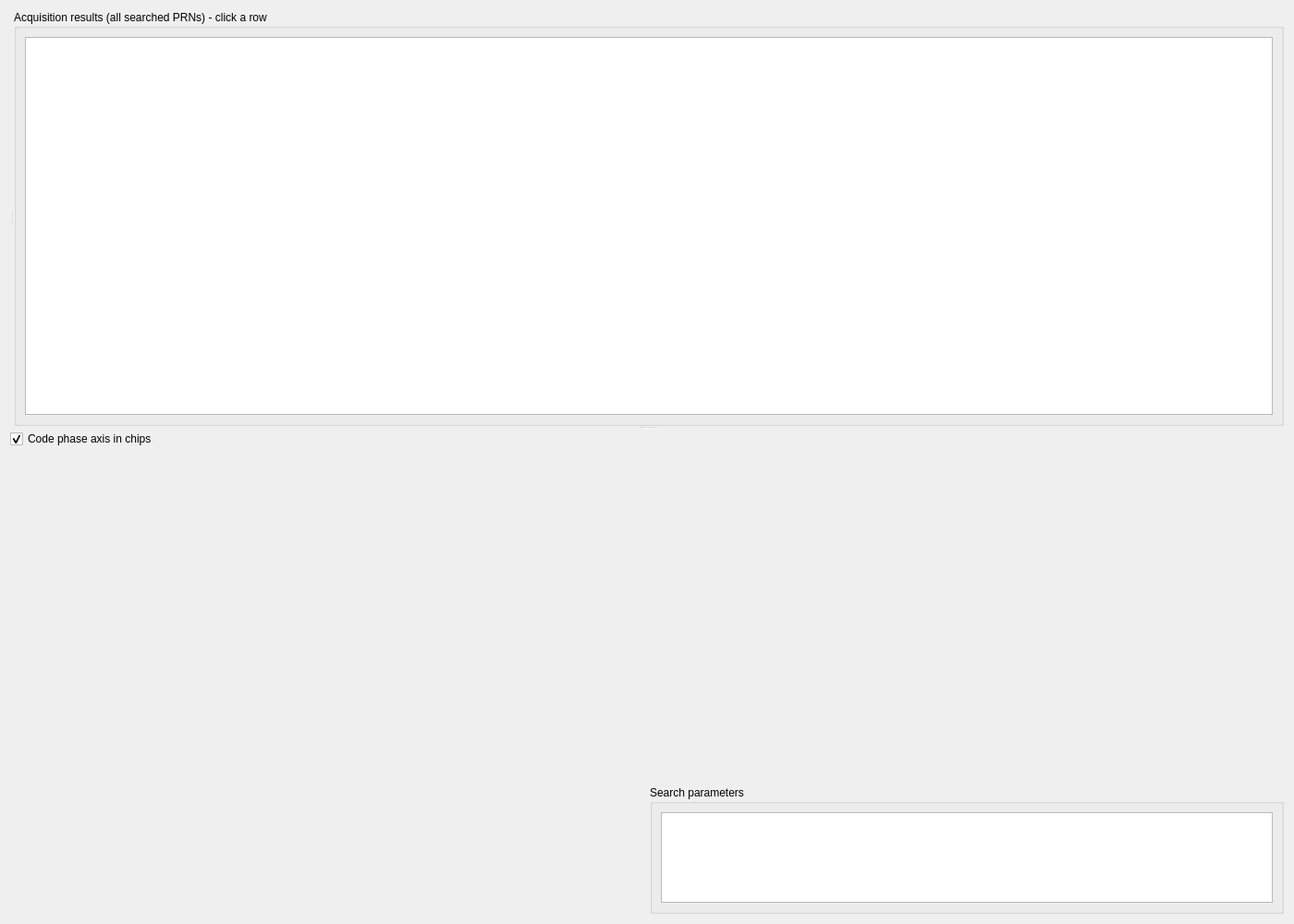
<?xml version="1.0" encoding="UTF-8"?>
<ui version="4.0">
 <class>AcquisitionPage</class>
 <widget class="QWidget" name="AcquisitionPage">
  <property name="geometry">
   <rect><x>0</x><y>0</y><width>1400</width><height>1000</height></rect>
  </property>
  <layout class="QVBoxLayout" name="mainLayout">
   <item>
    <widget class="QSplitter" name="mainSplitter">
     <property name="orientation"><enum>Qt::Vertical</enum></property>
     <widget class="QSplitter" name="topSplitter">
      <property name="orientation"><enum>Qt::Horizontal</enum></property>
      <widget class="QWidget" name="barsWidget">
       <layout class="QVBoxLayout" name="barsLayout">
        <property name="leftMargin"><number>0</number></property>
        <property name="topMargin"><number>0</number></property>
        <property name="rightMargin"><number>0</number></property>
        <property name="bottomMargin"><number>0</number></property>
        <item>
         <widget class="gui::PlotWidget" name="metricPlot" native="true">
          <property name="title" stdset="0"><string>Acquisition metric (peak / second peak) - click a bar</string></property>
          <property name="xLabel" stdset="0"><string>PRN</string></property>
          <property name="yLabel" stdset="0"><string>Metric</string></property>
         </widget>
        </item>
        <item>
         <widget class="gui::PlotWidget" name="cn0Plot" native="true">
          <property name="title" stdset="0"><string>C/N0 estimated from the correlation peak</string></property>
          <property name="xLabel" stdset="0"><string>PRN</string></property>
          <property name="yLabel" stdset="0"><string>C/N0 (dB-Hz)</string></property>
         </widget>
        </item>
       </layout>
      </widget>
      <widget class="QGroupBox" name="resultsGroup">
       <property name="title"><string>Acquisition results (all searched PRNs) - click a row</string></property>
       <layout class="QVBoxLayout" name="resultsLayout">
        <item><widget class="gui::DataTable" name="resultsTable"/></item>
       </layout>
      </widget>
     </widget>
     <widget class="QWidget" name="detailWidget">
      <layout class="QVBoxLayout" name="detailLayout">
       <property name="leftMargin"><number>0</number></property>
       <property name="topMargin"><number>0</number></property>
       <property name="rightMargin"><number>0</number></property>
       <property name="bottomMargin"><number>0</number></property>
       <item>
        <widget class="QCheckBox" name="chipsAxisCheck">
         <property name="text"><string>Code phase axis in chips</string></property>
         <property name="checked"><bool>true</bool></property>
        </widget>
       </item>
       <item>
        <layout class="QGridLayout" name="detailGrid" rowstretch="3,2,2" columnstretch="1,1">
         <item row="0" column="0" colspan="2">
          <widget class="gui::PlotWidget" name="surfacePlot" native="true">
           <property name="yLabel" stdset="0"><string>Doppler (Hz)</string></property>
          </widget>
         </item>
         <item row="1" column="0">
          <widget class="gui::PlotWidget" name="codeSlicePlot" native="true">
           <property name="yLabel" stdset="0"><string>Correlation power</string></property>
          </widget>
         </item>
         <item row="1" column="1">
          <widget class="gui::PlotWidget" name="dopplerSlicePlot" native="true">
           <property name="xLabel" stdset="0"><string>Doppler (Hz, relative to nominal IF)</string></property>
           <property name="yLabel" stdset="0"><string>Correlation power</string></property>
          </widget>
         </item>
         <item row="2" column="0">
          <widget class="gui::PlotWidget" name="finePlot" native="true">
           <property name="title" stdset="0"><string>Fine frequency search: spectrum of squared 0.5-ms correlations</string></property>
           <property name="xLabel" stdset="0"><string>Frequency offset from coarse bin (Hz)</string></property>
           <property name="yLabel" stdset="0"><string>Magnitude</string></property>
          </widget>
         </item>
         <item row="2" column="1">
          <widget class="QGroupBox" name="paramsGroup">
           <property name="title"><string>Search parameters</string></property>
           <layout class="QVBoxLayout" name="paramsLayout">
            <item><widget class="gui::DataTable" name="paramsTable"/></item>
           </layout>
          </widget>
         </item>
        </layout>
       </item>
      </layout>
     </widget>
    </widget>
   </item>
  </layout>
 </widget>
 <customwidgets>
  <customwidget>
   <class>gui::PlotWidget</class>
   <extends>QWidget</extends>
   <header>gui/PlotWidget.h</header>
   <container>1</container>
  </customwidget>
  <customwidget>
   <class>gui::DataTable</class>
   <extends>QTableWidget</extends>
   <header>gui/DataTable.h</header>
  </customwidget>
 </customwidgets>
 <resources/>
 <connections/>
</ui>
